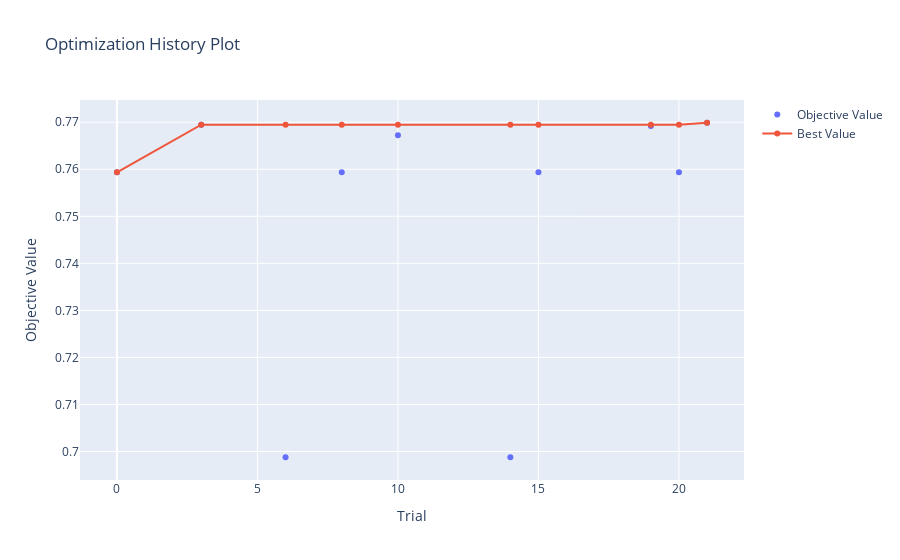

Notebook cell for this chart:
### Code cell
optuna.visualization.plot_optimization_history(study)

### Figure 1 — Plotly figure (JSON) as saved in the notebook; plotly's stock layout.template omitted (floating-point values rounded to 4 significant figures)
{"data": [{"mode": "markers", "name": "Objective Value", "type": "scatter", "x": [0, 3, 6, 8, 10, 14, 15, 19, 20, 21], "y": [0.7594, 0.7695, 0.6988, 0.7594, 0.7672, 0.6988, 0.7594, 0.7692, 0.7594, 0.7699]}, {"name": "Best Value", "type": "scatter", "x": [0, 3, 6, 8, 10, 14, 15, 19, 20, 21], "y": [0.7594, 0.7695, 0.7695, 0.7695, 0.7695, 0.7695, 0.7695, 0.7695, 0.7695, 0.7699]}], "layout": {"title": {"text": "Optimization History Plot"}, "xaxis": {"title": {"text": "Trial"}}, "yaxis": {"title": {"text": "Objective Value"}}}}
